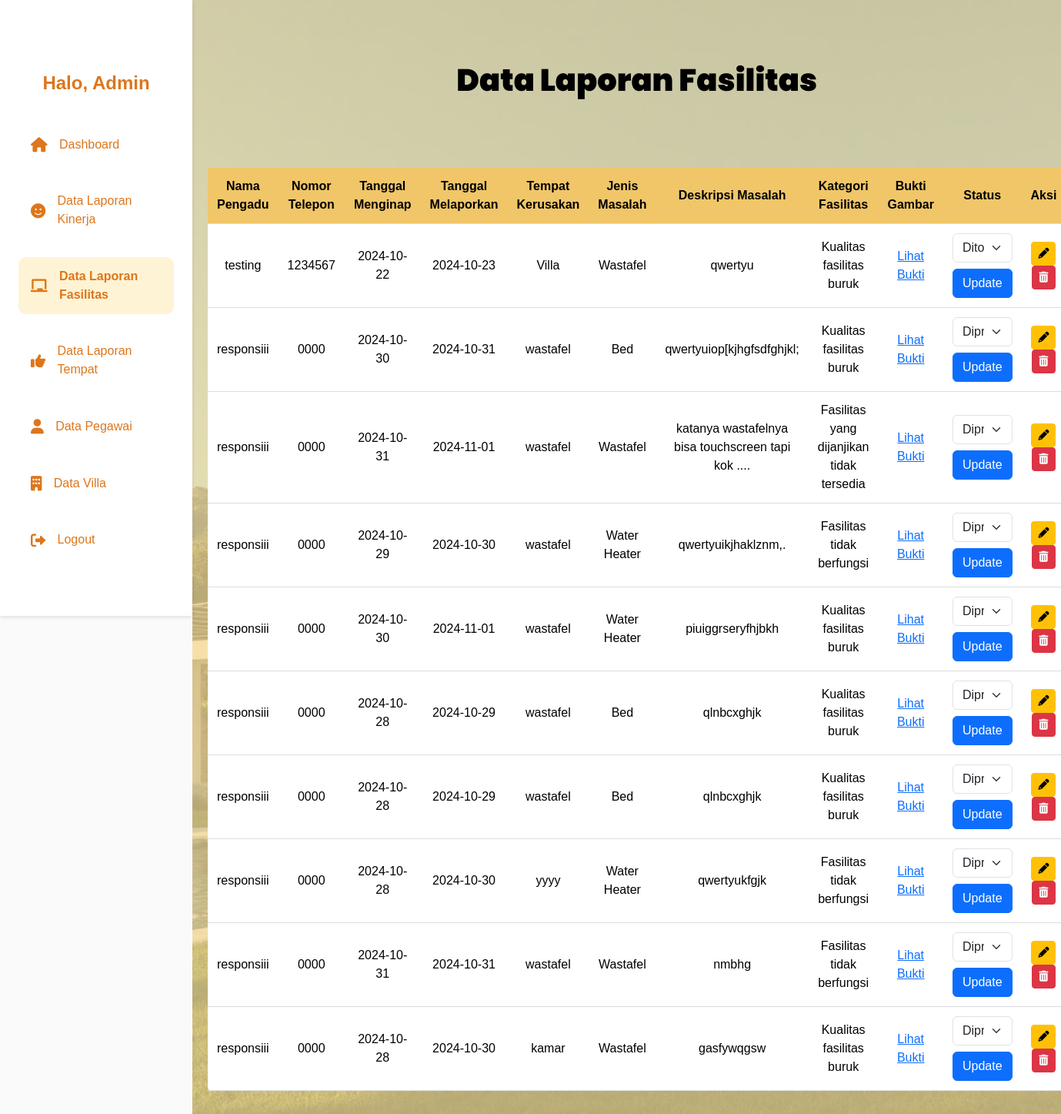
/DashbordFasilitas.php, run on an earlier commit of the app's database.
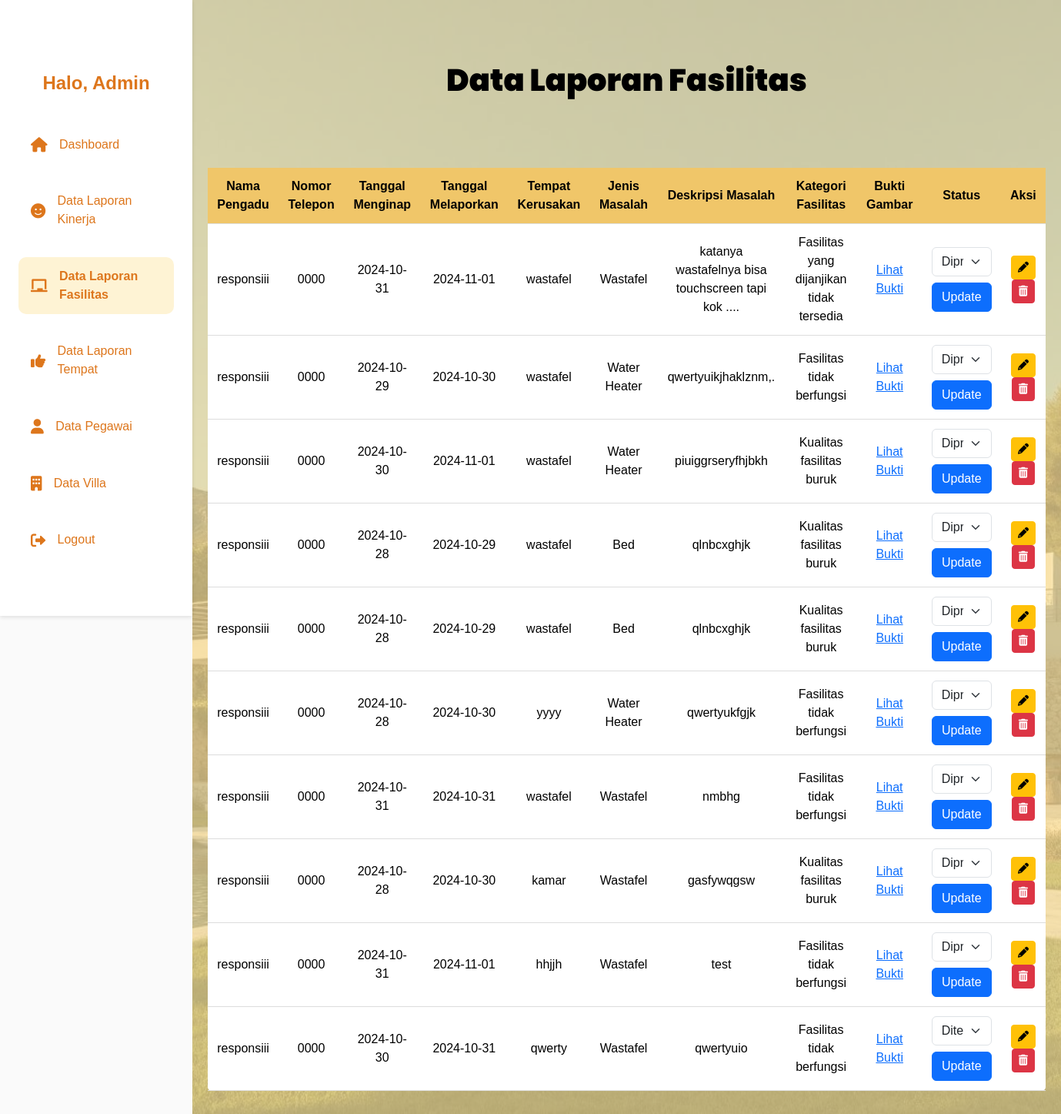
And on a later commit of the database.
### tables this page shows
CREATE TABLE `fasilitas` (
  `nama_pengadu` varchar(255) NOT NULL,
  `no_telepon_pengadu` varchar(15) DEFAULT NULL,
  `tanggal_menginap` date NOT NULL,
  `tanggal_melaporkan` date NOT NULL,
  `tempat_kerusakan` text NOT NULL,
  `jenis_masalah` enum('Wifi','Air Conditioner','Water Heater','Wastafel','Bed','Lainnya') NOT NULL,
  `deskripsi_masalah_fasilitas` text NOT NULL,
  `pilih_kategori_fasilitas` enum('Fasilitas yang dijanjikan tidak tersedia','Fasilitas tidak berfungsi','Kualitas fasilitas buruk','Lainnya') NOT NULL,
  `bukti_gambar` varchar(255) DEFAULT NULL,
  `id_pengaduan` int(11) NOT NULL,
  `status` enum('Diterima','Ditolak','Diproses') DEFAULT 'Diproses'
);

### DashbordFasilitas.php (the view, shortened to what the changed rows need)
<?php
$servername = "localhost";
$username = "root";
$password = "";
$dbname = "filya_suite";
$conn = new mysqli($servername, $username, $password, $dbname);
$limit = 10;
$page = isset($_GET['page']) ? (int) $_GET['page'] : 1;
$page = max($page, 1);
$offset = ($page - 1) * $limit;
$sql = "SELECT * FROM fasilitas LIMIT $limit OFFSET $offset";
$result = $conn->query($sql);
?>
<!DOCTYPE html>
<html lang="en">
<head>
    <link rel="stylesheet" href="https://cdnjs.cloudflare.com/ajax/libs/font-awesome/6.0.0-beta3/css/all.min.css">
    <link href="https://cdn.jsdelivr.net/npm/bootstrap@5.3.0-alpha1/dist/css/bootstrap.min.css" rel="stylesheet">
</head>
<body>
    <div class="sidebar">
        <div class="sidebar-header">
            <h2>Halo, Admin</h2>
        </div>
    </div>
    <div class="main-content">
        <h1><strong>Data Laporan Fasilitas</strong></h1>
        <div class="table-responsive">
            <table>
                <thead>
                    <tr>
                        <th>Nama Pengadu</th>
                        <th>Nomor Telepon</th>
                        <th>Tanggal Menginap</th>
                        <th>Tanggal Melaporkan</th>
                        <th>Tempat Kerusakan</th>
                        <th>Jenis Masalah</th>
                        <th>Deskripsi Masalah</th>
                        <th>Kategori Fasilitas</th>
                        <th>Bukti Gambar</th>
                        <th>Status</th>
                        <th>Aksi</th>
                    </tr>
                </thead>
                <tbody>
                    <?php if (isset($result) && $result->num_rows > 0): ?>
                        <?php while ($fasilitas = $result->fetch_assoc()): ?>
                            <tr>
                                <td><?php echo isset($fasilitas['nama_pengadu']) ? $fasilitas['nama_pengadu'] : ''; ?></td>
                                <td><?php echo isset($fasilitas['no_telepon_pengadu']) ? $fasilitas['no_telepon_pengadu'] : ''; ?>
                                </td>
                                <td><?php echo isset($fasilitas['tanggal_menginap']) ? $fasilitas['tanggal_menginap'] : ''; ?>
                                </td>
                                <td><?php echo isset($fasilitas['tanggal_melaporkan']) ? $fasilitas['tanggal_melaporkan'] : ''; ?>
                                </td>
                                <td><?php echo isset($fasilitas['tempat_kerusakan']) ? $fasilitas['tempat_kerusakan'] : ''; ?>
                                </td>
                                <td><?php echo isset($fasilitas['jenis_masalah']) ? $fasilitas['jenis_masalah'] : ''; ?></td>
                                <td><?php echo isset($fasilitas['deskripsi_masalah_fasilitas']) ? $fasilitas['deskripsi_masalah_fasilitas'] : ''; ?>
                                </td>
                                <td><?php echo isset($fasilitas['pilih_kategori_fasilitas']) ? htmlspecialchars($fasilitas['pilih_kategori_fasilitas']) : ''; ?>
                                </td>
                                <td>
                                    <?php if (!empty($fasilitas['bukti_gambar'])): ?>
                                        <a href="<?php echo htmlspecialchars($fasilitas['bukti_gambar']); ?>" target="_blank">Lihat
                                            Bukti</a>
                                    <?php else: ?>
                                        Tidak ada bukti
                                    <?php endif; ?>
                                </td>
                                <td>
                                    <form method="POST" action="">
                                        <select name="status" class="form-select">
                                            <option value="Diterima" <?php echo ($fasilitas['status'] == 'Diterima') ? 'selected' : ''; ?>>Diterima</option>
                                            <option value="Ditolak" <?php echo ($fasilitas['status'] == 'Ditolak') ? 'selected' : ''; ?>>Ditolak</option>
                                            <option value="Diproses" <?php echo ($fasilitas['status'] == 'Diproses') ? 'selected' : ''; ?>>Diproses</option>
                                        </select>
                                        <button type="submit" name="update_status" class="btn btn-primary mt-2">Update</button>
                                    </form>
                                </td>
                                <td>
                                    <a href="proses_fasilitas/edit.php?id=<?php echo $fasilitas['id_pengaduan']; ?>"
                                        class="btn btn-warning btn-sm">
                                        <i class="fas fa-pencil-alt"></i>
                                    </a>
                                    <a href="proses_fasilitas/delete.php?id=<?php echo $fasilitas['id_pengaduan']; ?>"
                                        class="btn btn-danger btn-sm"
                                        onclick="return confirm('Apakah Anda yakin ingin menghapus data ini?')">
                                        <i class="fas fa-trash-alt"></i>
                                    </a>
                                </td>
                            </tr>
                        <?php endwhile; ?>
                    <?php else: ?>
                        <tr>
                            <td colspan="10">Tidak ada data ditemukan</td>
                        </tr>
                    <?php endif; ?>
                </tbody>
            </table>
        </div>
    </div>
</body>
</html>

What changed in the data, as far as the page shows it:
removed fasilitas: nama_pengadu "testing", no_telepon_pengadu "1234567", tanggal_menginap "2024-10-22", tanggal_melaporkan "2024-10-23", tempat_kerusakan "Villa", jenis_masalah "Wastafel", deskripsi_masalah_fasilitas "qwertyu", pilih_kategori_fasilitas "Kualitas fasilitas buruk", status "Ditolak"
removed fasilitas: nama_pengadu "responsiii", no_telepon_pengadu "0000", tanggal_menginap "2024-10-30", tanggal_melaporkan "2024-10-31", tempat_kerusakan "wastafel", jenis_masalah "Bed", deskripsi_masalah_fasilitas "qwertyuiop[kjhgfsdfghjkl;", pilih_kategori_fasilitas "Kualitas fasilitas buruk", status "Diproses"
now on this page (row unchanged): fasilitas: nama_pengadu "responsiii", no_telepon_pengadu "0000", tanggal_menginap "2024-10-31", tanggal_melaporkan "2024-11-01", tempat_kerusakan "hhjjh", jenis_masalah "Wastafel", deskripsi_masalah_fasilitas "test", pilih_kategori_fasilitas "Fasilitas tidak berfungsi", status "Diproses"
now on this page (row unchanged): fasilitas: nama_pengadu "responsiii", no_telepon_pengadu "0000", tanggal_menginap "2024-10-30", tanggal_melaporkan "2024-10-31", tempat_kerusakan "qwerty", jenis_masalah "Wastafel", deskripsi_masalah_fasilitas "qwertyuio", pilih_kategori_fasilitas "Fasilitas tidak berfungsi", status "Diterima"
